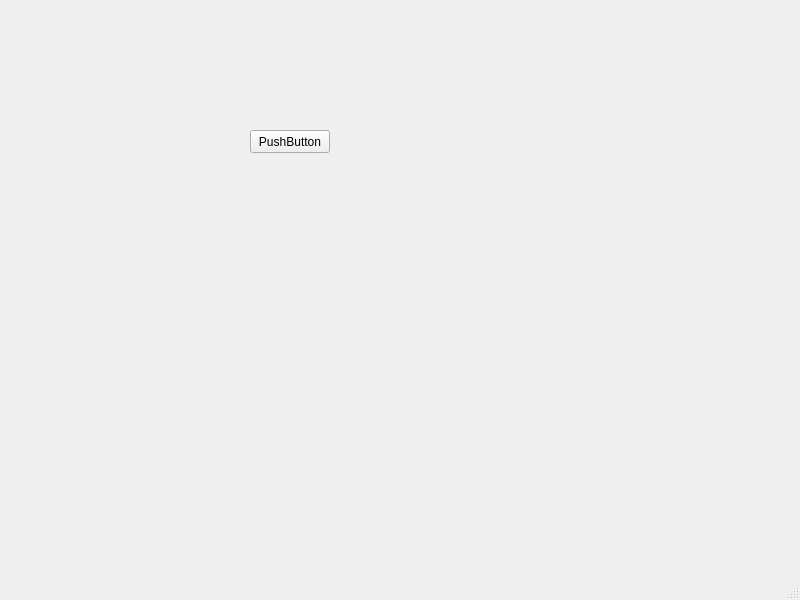
<?xml version="1.0" encoding="UTF-8"?>
<ui version="4.0">
 <class>MainWindow</class>
 <widget class="QMainWindow" name="MainWindow">
  <property name="geometry">
   <rect>
    <x>0</x>
    <y>0</y>
    <width>800</width>
    <height>600</height>
   </rect>
  </property>
  <property name="windowTitle">
   <string>MainWindow</string>
  </property>
  <widget class="QWidget" name="centralwidget">
   <widget class="QPushButton" name="pushButton">
    <property name="geometry">
     <rect>
      <x>250</x>
      <y>130</y>
      <width>80</width>
      <height>23</height>
     </rect>
    </property>
    <property name="text">
     <string>PushButton</string>
    </property>
   </widget>
  </widget>
  <widget class="QMenuBar" name="menubar">
   <property name="geometry">
    <rect>
     <x>0</x>
     <y>0</y>
     <width>800</width>
     <height>20</height>
    </rect>
   </property>
  </widget>
  <widget class="QStatusBar" name="statusbar"/>
 </widget>
 <resources/>
 <connections/>
</ui>
